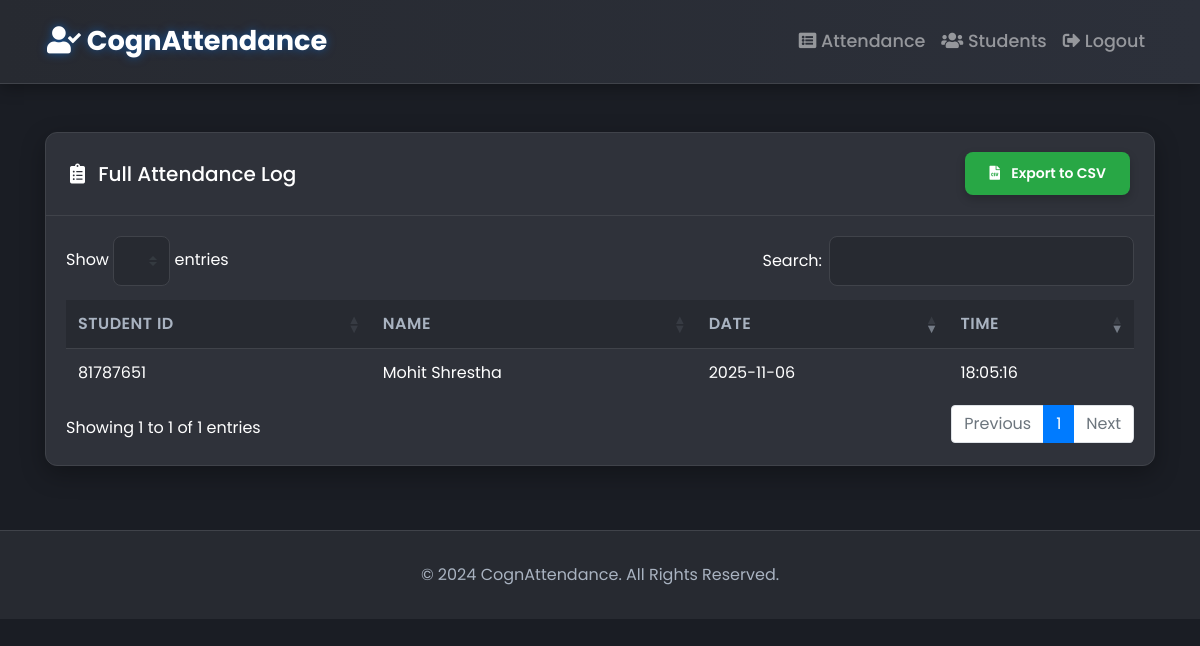
Before: /attendance (signed in) with the older database file.
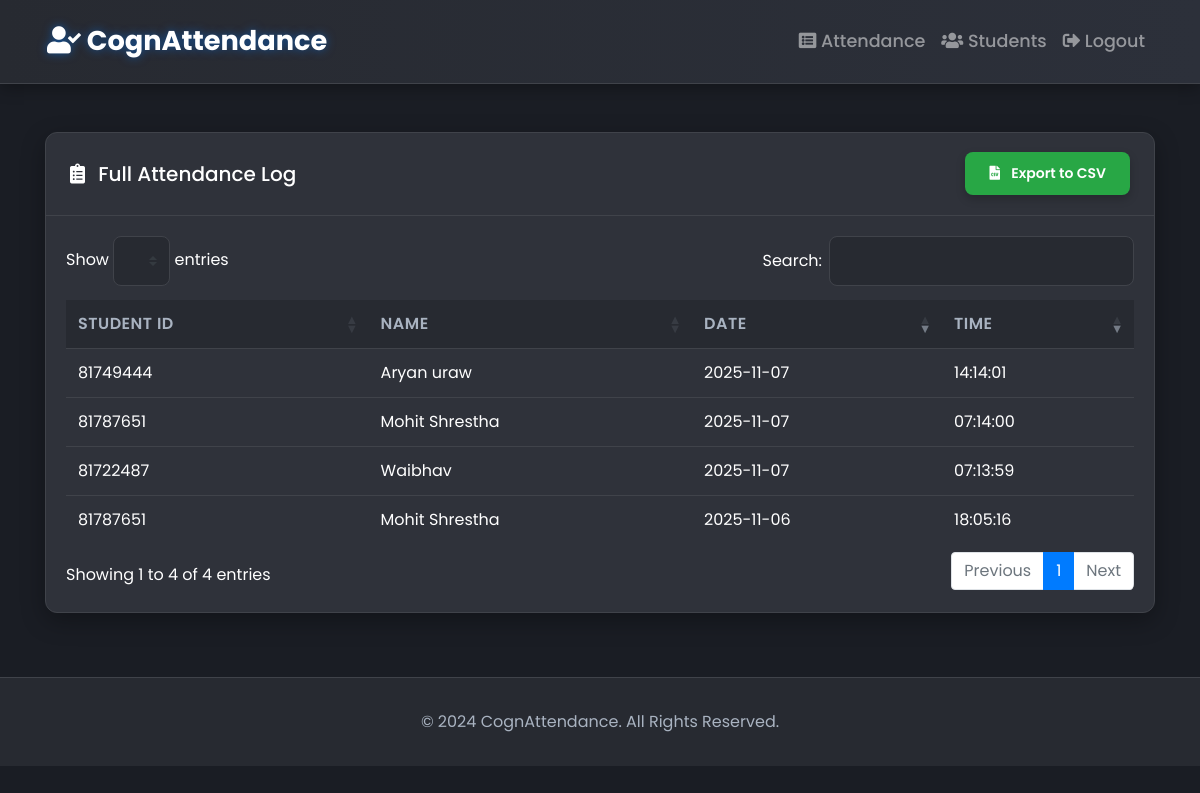
After: the same page with the newer database file.
### tables this page shows
CREATE TABLE attendance (
                id INTEGER PRIMARY KEY AUTOINCREMENT,
                student_id TEXT NOT NULL,
                date TEXT NOT NULL,
                time TEXT NOT NULL,
                FOREIGN KEY (student_id) REFERENCES students (id) ON DELETE CASCADE
            );

CREATE TABLE students (
                id TEXT PRIMARY KEY,
                name TEXT NOT NULL,
                faculty TEXT,
                dob TEXT,
                email TEXT,
                address TEXT
            );

### app.py (the view)
@app.route('/attendance')
@login_required
def list_attendance():
    attendance_records = get_attendance()
    return render_template('attendance.html', attendance=attendance_records)

### app.py (called while the page is built)
def login_required(f):
    @wraps(f)
    def decorated_function(*args, **kwargs):
        if 'logged_in' not in session:
            return redirect(url_for('login', next=request.url))
        return f(*args, **kwargs)
    return decorated_function

### database_sql.py (called while the page is built, shortened)
def get_db_connection():
    if DB_TYPE == 'mysql':
        if not _mysql_available:
            raise ImportError("MySQL driver not available. Please install mysql-connector-python")
        import mysql.connector  # type: ignore
        connection = mysql.connector.connect(
            host=DB_HOST,
            port=DB_PORT,
            database=DB_NAME,
            user=DB_USER,
            password=DB_PASSWORD
        )
        return connection
    else:  # sqlite (default)
        import sqlite3
        conn = sqlite3.connect(DB_FILE)
        conn.row_factory = sqlite3.Row
        return conn

### templates/attendance.html (shortened to what this page needs)
{% extends 'layout.html' %}
{% block content %}
<div class="card">
    <div class="card-header d-flex justify-content-between align-items-center">
        <h5 class="mb-0"><i class="fas fa-clipboard-list mr-2"></i> Full Attendance Log</h5>
        <a href="{{ url_for('export_attendance') }}" class="btn btn-sm btn-success">
            <i class="fas fa-file-csv mr-2"></i> Export to CSV
        </a>
    </div>
    <div class="card-body">
        <div class="table-responsive">
            {% include '_attendance_table.html' %}
        </div>
    </div>
</div>
{% endblock %}

### templates/_attendance_table.html (shortened to what this page needs)
<table class="table table-hover mb-0" id="attendanceTable">
    <thead>
        <tr>
            <th>Student ID</th>
            <th>Name</th>
            <th>Date</th>
            <th>Time</th>
        </tr>
    </thead>
    <tbody>
        {% for record in attendance %}
            <tr>
                <td>{{ record.student_id }}</td>
                <td>{{ record.name }}</td>
                <td>{{ record.date }}</td>
                <td>{{ record.time }}</td>
            </tr>
        {% endfor %}
    </tbody>
</table>

Changed rows visible on the page:
added attendance: student_id "81749444", name "Aryan uraw", date "2025-11-07", time "14:14:01"
added attendance: student_id "81787651", name "Mohit Shrestha", date "2025-11-07", time "07:14:00"
added attendance: student_id "81722487", name "Waibhav", date "2025-11-07", time "07:13:59"
Other visible differences:
text written by a page script: "Show entries Search: Showing 1 to 1 of 1 entries Previous 1 Next" → "Show entries Search: Showing 1 to 4 of 4 entries Previous 1 Next"
